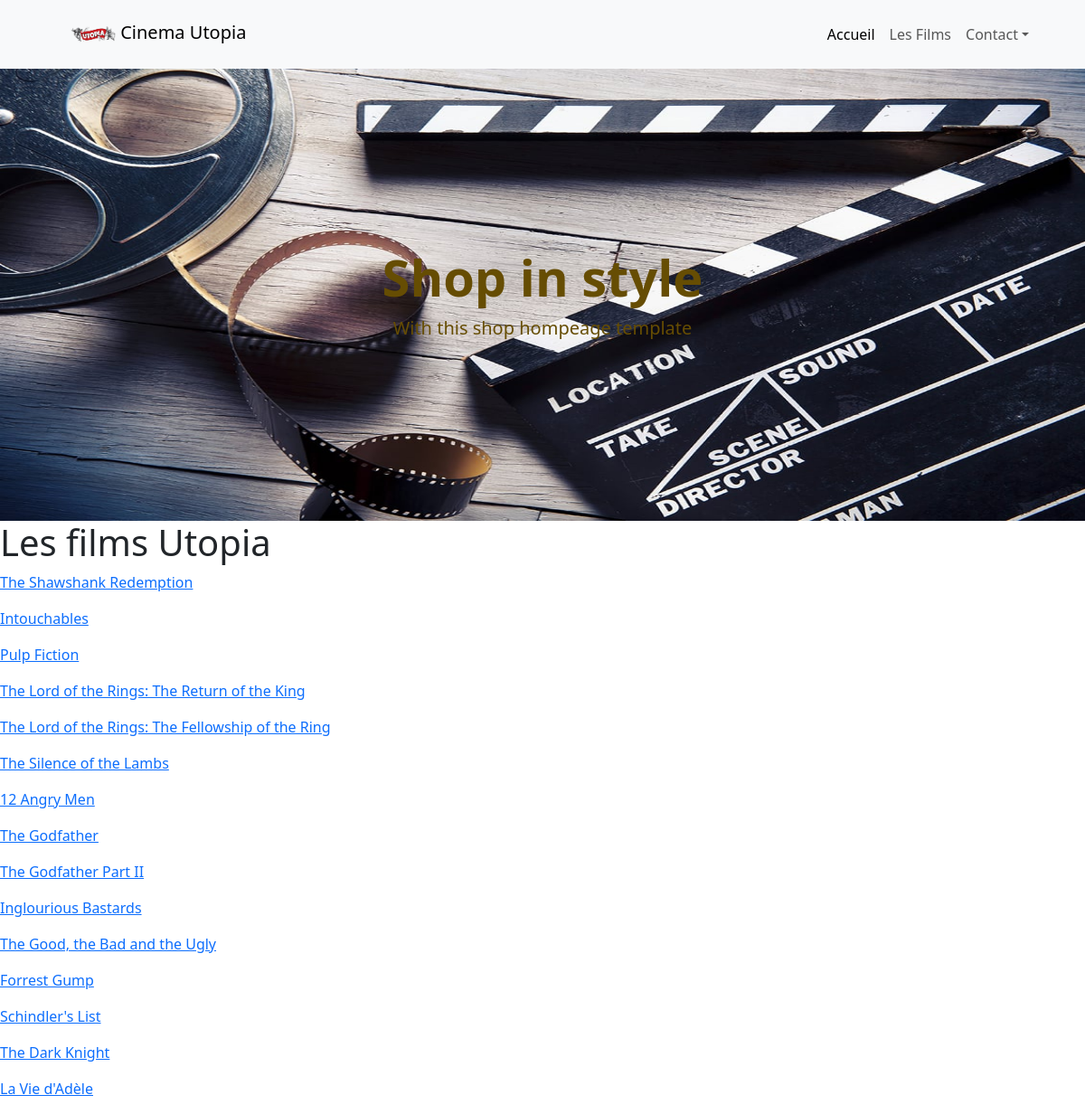
The page / on the database its author committed.
### tables this page shows
CREATE TABLE IF NOT EXISTS `movies` (
  `id` int NOT NULL AUTO_INCREMENT,
  `title` varchar(250) NOT NULL,
  `rating` float NOT NULL,
  `year_released` int NOT NULL,
  `box_office` bigint NOT NULL,
  `budget` bigint NOT NULL,
  `duration` int NOT NULL,
  `distribution_company_id` int NOT NULL,
  `genreID` int NOT NULL,
  `directorID` int NOT NULL,
  PRIMARY KEY (`id`),
  KEY `distribution_company_id` (`distribution_company_id`),
  KEY `genreID` (`genreID`),
  KEY `directorID` (`directorID`)
);

### index.php (the view)
<?php require('./header.php'); ?>
  <h1>Les films Utopia</h1>
  <?php
    $sql = "SELECT * FROM `movies`;";
    $requete = $db->query($sql);
    $films = $requete->fetchAll();
  ?>
  <?php foreach ($films as $film) { ?>
    <p>
      <a href="mapage.php?id=<?= $film['id'] ?>"><?= $film['title'] ?></a>
    </p>
  <?php } ?>
</body>
</html>

### utilities/header.php (shortened to what this page needs)
<!DOCTYPE html>
<html lang="FR-fr">
<head>
  <link href="https://cdn.jsdelivr.net/npm/bootstrap@5.3.2/dist/css/bootstrap.min.css" rel="stylesheet"
>
  <link rel="stylesheet" href="https://cdn.jsdelivr.net/npm/bootstrap-icons@1.11.3/font/bootstrap-icons.min.css">
</head>
<nav class="navbar navbar-expand-lg navbar-light bg-light">
  <div class="container px-4 px-lg-5">
    <a class="navbar-brand" href="/">
      <img src="/assets/img/logo.png" alt="Logo" width="50" height="50" class="d-inline-block">
      Cinema Utopia</a>
    <div class="collapse navbar-collapse" id="navbarSupportedContent">
      <ul class="navbar-nav me-auto mb-2 mb-lg-0 ms-lg-4 col-12 justify-content-end">
        <li class="nav-item"><a class="nav-link active" aria-current="page" href="/">Accueil</a></li>
        <li class="nav-item"><a class="nav-link" href="/">Les Films</a></li>
        <li class="nav-item dropdown">
          <a class="nav-link dropdown-toggle" id="navbarDropdown" href="#" role="button" data-bs-toggle="dropdown"
            aria-expanded="false">Contact</a>
        </li>
      </ul>
    </div>
  </div>
</nav>
<header class="overflow-hidden" style="height: 500px;">
  <div class="container-fluid px-4 px-lg-5 position-relative h-100">
    <img src="/assets/img/affiche.jpg" alt="image de background"
      class="position-absolute top-50 start-50 translate-middle h-100 w-100">
    <div class="text-center text-warning-emphasis position-absolute align-items-center top-50 start-50 translate-middle">
      <h1 class="display-4 fw-bolder">Shop in style</h1>
      <p class="lead fw-normal text-warning-emphasis-50 mb-0">With this shop hompeage template</p>
    </div>
  </div>
</header>
<body>

### rows shown on the page
movies: title "The Shawshank Redemption"
movies: title "Intouchables"
movies: title "Pulp Fiction"
movies: title "The Lord of the Rings: The Return of the King"
movies: title "The Lord of the Rings: The Fellowship of the Ring"
movies: title "The Silence of the Lambs"
movies: title "12 Angry Men"
movies: title "The Godfather"
movies: title "The Godfather Part II"
movies: title "Inglourious Bastards"
movies: title "The Good, the Bad and the Ugly"
movies: title "Forrest Gump"
movies: title "Schindler's List"
movies: title "The Dark Knight"
movies: title "La Vie d'Adèle"
